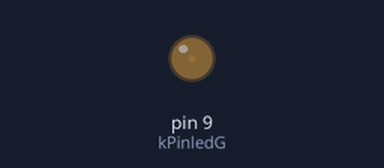
A sketch run on a simulated Arduino Uno, built with avr-gcc and run on an emulated ATmega328P. On the bench: output pins drawn as LEDs (lit = HIGH).

Above: at 0.05 s.
At 2.55 s:
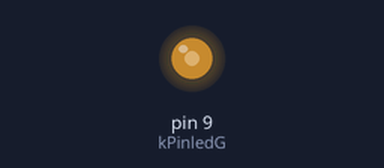
At 4.5 s:
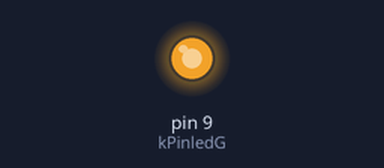
At 9.0 s:
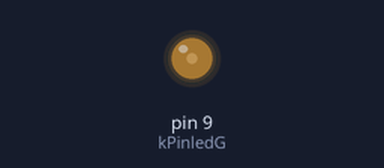
Timing chart, 0 to 13.5 s (numbered marks = the images above):
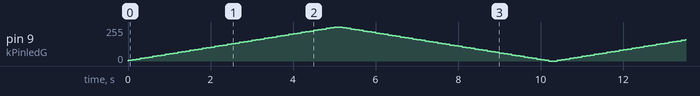

The sketch:

Increase_and_decrease_led.ino
```cpp
int kPinledG = 9;
int LEDbrightness = 0;
int updown = 0;


void setup()
{
  // put your setup code here, to run once:
  pinMode(kPinledG, OUTPUT);
}

void loop()
{

  if(updown == 0)
  {

    LEDbrightness=LEDbrightness+5;
    if(LEDbrightness>255)
    {
      updown = 1;
      LEDbrightness = 255;
    }
  }

  else if(updown==1)
  {

   LEDbrightness=LEDbrightness-5;
   if(LEDbrightness<0)
   {
     updown = 0;
     LEDbrightness = 0;
   }
  }

  analogWrite( kPinledG,LEDbrightness);
  delay(100);
}
```
